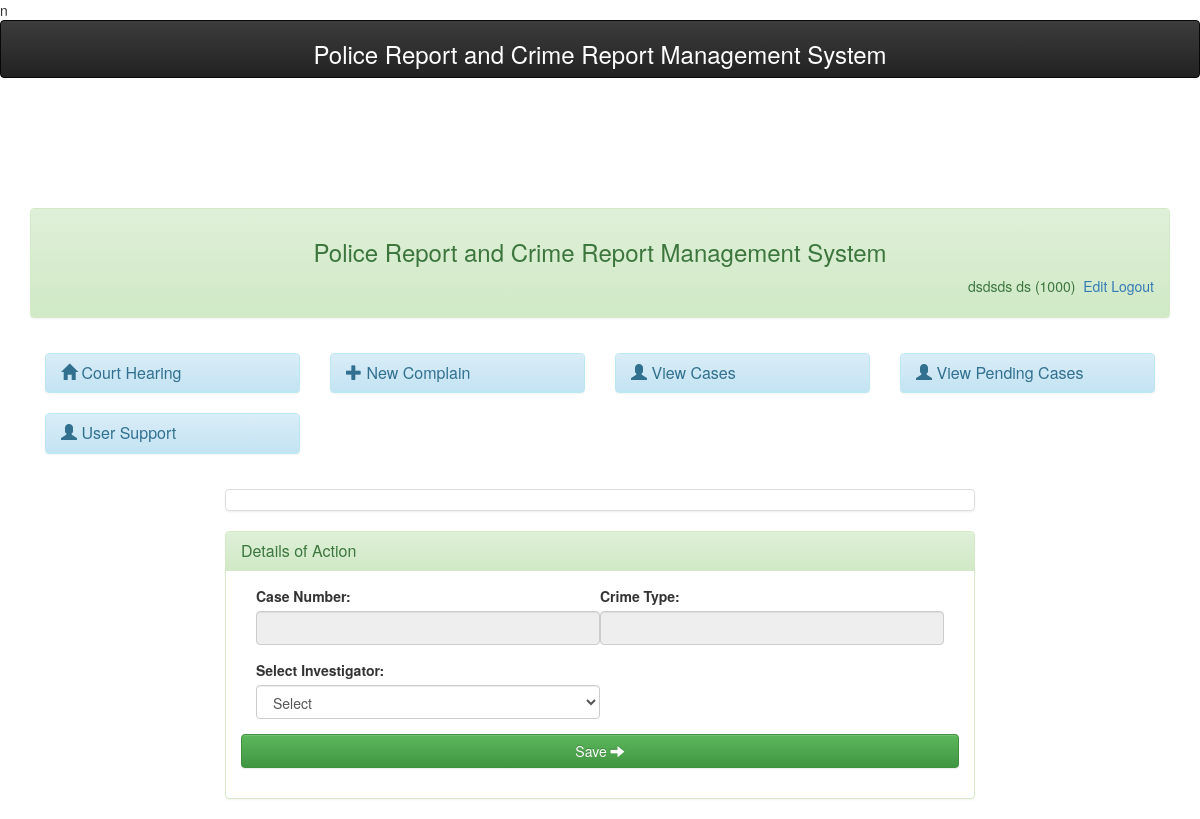
The app's page /officer/assigncase.php (signed in) with its own data.
### tables this page shows
CREATE TABLE `userlogin` (
  `id` int(11) NOT NULL,
  `staffid` varchar(20) NOT NULL,
  `status` varchar(50) NOT NULL,
  `password` varchar(50) NOT NULL,
  `surname` varchar(50) NOT NULL,
  `othernames` varchar(50) NOT NULL,
  `confirmation` text DEFAULT NULL
);

### officer/session.php (called while the page is built, shortened)
<?php
$session_id=$_SESSION['staffid'];
?>

### officer/assigncase.php (the view, shortened to what this page needs)
n<?php
include('header.php');
include('dbconnect.php');
 ?>
<div class="container-fluid">
      <?php include('menubar.php')?>
	<?php
	$caseid=$_GET['caseid'];
	$casetype='';
	?>
<div class="container-fluid">
	<div class="col-md-2"></div>
	<div class="col-md-8">
		<ul class="list-group" id="myinfo" >
			<li class="list-group-item" id="mylist"></li>
		</ul>
			<div class="panel panel-success">
					  	<div class="panel-heading">
					  		<h3 class="panel-title">Details of Action</h3>
					  	</div>
			<div class="panel-body">
			 <div class="container-fluid">
					<form class="form-horizontal" action="saveassigncase.php" method="post" role="form">
					  	<div class="form-row">
					  	<div class="col-md-6">
					  		<div class="form-group">
					    		<label for="">Case Number:</label>
					    		  <input type="text" readonly="" class="form-control" name="caseid" value="<?php echo $caseid?>">
					  		</div>
					  	</div>
					  	<div class="col-md-6">
					  		<div class="form-group">
					    		<label for="">Crime Type:</label>
					    		  <input type="text" class="form-control" readonly="" name="crime" value="<?php echo $casetype?>">
					  		</div>
					  	</div>
					  	 </div>
					  	<div class="form-row">
					  	<div class="col-md-6">
					  	<div class="form-group">
									    <label for="">Select Investigator:</label>
									    <select class="form-control" name="investigator" id ="crime">
									    <option selected="selected" value="">Select</option>
										?> </select>
							 </div>
						</div>
					  	 </div>
					  <div class="form-group">
					  <button  type="submit" name="saveassign" class="btn btn-success form-control">Save
					  <span class="glyphicon glyphicon-arrow-right" aria-hidden="true"></span>
					  </button>
					</div>
					</form>
				</div>
			</div>
		</div>
	</div>
	<div class="col-md-2"></div>
</div>
</body>
</html>

### officer/menubar.php
<div class="col-md-12">
	<div class="panel panel-success">
		<div class="panel-heading" style="padding-bottom: 40px;">
			<center>
				<h3> Police Report and Crime Report Management System</h3>
			</center>
			<?php
			include('session.php');
			include('dbconnect.php');
			$query = mysqli_query($dbcon, "select * from userlogin where staffid = '$session_id'") or die(mysqli_error($dbcon));
			$row = mysqli_fetch_array($query);
			?>
			<span class="pull-right">
				<?php echo $row['surname'] . " " . $row['othernames'] . " (" . $row['staffid'] . ")";  ?>
				<a href="profile.php"><i class="icon-signout icon-large"></i>&nbsp;Edit</a><a href="logout.php"><i class="icon-signout icon-large"></i>&nbsp;Logout</a>
			</span>
		</div>
	</div>
	<div class="panel-body">
		<div class="row">
			<div class="col-md-3">
				<div class="panel panel-info">
					<div class="panel-heading">
						<h3 class="panel-title"> <a href="court_hearing.php">
								<span class="glyphicon glyphicon-home" aria-hidden="true"></span> Court Hearing</a>
					</div>
				</div>
			</div>
			<div class="col-md-3">
				<div class="panel panel-info">
					<div class="panel-heading">
						<h3 class="panel-title"> <a href="addcompl.php">
								<span class="glyphicon glyphicon-plus" aria-hidden="true"></span>
								New Complain</a>
						</h3>
					</div>
				</div>
			</div>
			<div class="col-md-3">
				<div class="panel panel-info">
					<div class="panel-heading">
						<h3 class="panel-title"> <a href="caseview.php">
								<span class="glyphicon glyphicon-user" aria-hidden="true"></span> View Cases</a>
					</div>
				</div>
			</div>
			<div class="col-md-3">
				<div class="panel panel-info">
					<div class="panel-heading">
						<h3 class="panel-title"> <a href="pen_caseview.php">
								<span class="glyphicon glyphicon-user" aria-hidden="true"></span> View Pending Cases</a>
					</div>
				</div>
			</div>
			<div class="col-md-3">
				<div class="panel panel-info">
					<div class="panel-heading">
						<h3 class="panel-title"> <a href="support.php">
								<span class="glyphicon glyphicon-user" aria-hidden="true"></span> User Support</a>
					</div>
				</div>
			</div>
		</div>
	</div>
</div>
</div>

### officer/assets/css/simple-sidebar.css (style rules this page uses)
body { overflow-x: hidden; }

### records on screen
userlogin: surname "dsdsds", othernames "ds", staffid "1000"
